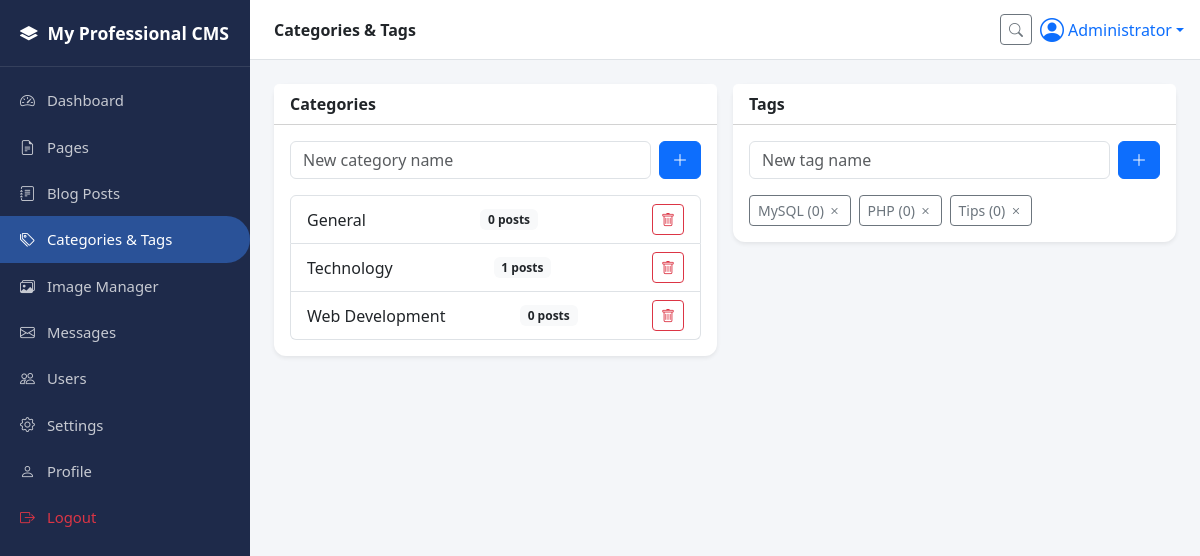
Screenshot of /admin/categories.php (signed in) with the database file from the repository.
### tables this page shows
CREATE TABLE IF NOT EXISTS `categories` (
  `id` INT(11) NOT NULL AUTO_INCREMENT,
  `name` VARCHAR(100) NOT NULL,
  `slug` VARCHAR(100) NOT NULL UNIQUE,
  `created_at` TIMESTAMP NOT NULL DEFAULT CURRENT_TIMESTAMP,
  PRIMARY KEY (`id`)
);

CREATE TABLE IF NOT EXISTS `tags` (
  `id` INT(11) NOT NULL AUTO_INCREMENT,
  `name` VARCHAR(100) NOT NULL,
  `slug` VARCHAR(100) NOT NULL UNIQUE,
  PRIMARY KEY (`id`)
);

### includes/functions.php (called while the page is built, shortened)
<?php
function e($string) {
    return htmlspecialchars($string ?? '', ENT_QUOTES, 'UTF-8');
}

### admin/categories.php (the view, shortened to what this page needs)
<?php
require_once __DIR__ . '/../includes/functions.php';
$categories = $pdo->query("SELECT c.*, (SELECT COUNT(*) FROM blog_posts WHERE category_id = c.id) AS post_count FROM categories c ORDER BY c.name")->fetchAll();
$tags = $pdo->query("SELECT t.*, (SELECT COUNT(*) FROM blog_post_tags WHERE tag_id = t.id) AS use_count FROM tags t ORDER BY t.name")->fetchAll();
include __DIR__ . '/includes/header.php';
?>
<div class="row g-3">
  <div class="col-md-6">
    <div class="card shadow-sm">
      <div class="card-header bg-white"><strong>Categories</strong></div>
      <div class="card-body">
        <form method="POST" class="d-flex mb-3">
          <input type="text" name="name" class="form-control me-2" placeholder="New category name" required>
          <button class="btn btn-primary"><i class="bi bi-plus-lg"></i></button>
        </form>
        <ul class="list-group">
          <?php foreach ($categories as $cat): ?>
          <li class="list-group-item d-flex justify-content-between align-items-center">
            <?= e($cat['name']) ?> <span class="badge bg-light text-dark"><?= $cat['post_count'] ?> posts</span>
            <form method="POST" onsubmit="return confirm('Delete this category?');">
              <button class="btn btn-sm btn-outline-danger"><i class="bi bi-trash"></i></button>
            </form>
          </li>
          <?php endforeach; ?>
        </ul>
      </div>
    </div>
  </div>
  <div class="col-md-6">
    <div class="card shadow-sm">
      <div class="card-header bg-white"><strong>Tags</strong></div>
      <div class="card-body">
        <form method="POST" class="d-flex mb-3">
          <input type="text" name="name" class="form-control me-2" placeholder="New tag name" required>
          <button class="btn btn-primary"><i class="bi bi-plus-lg"></i></button>
        </form>
        <div class="d-flex flex-wrap gap-2">
          <?php foreach ($tags as $tag): ?>
          <form method="POST" onsubmit="return confirm('Delete this tag?');" class="d-inline">
            <button class="btn btn-sm btn-outline-secondary">
              <?= e($tag['name']) ?> (<?= $tag['use_count'] ?>) <i class="bi bi-x"></i>
            </button>
          </form>
          <?php endforeach; ?>
        </div>
      </div>
    </div>
  </div>
</div>
<?php include __DIR__ . '/includes/footer.php'; ?>

### assets/css/admin.css (style rules this page uses)
:root { --sidebar-width: 250px; --primary-dark: #1e2a4a; --primary-accent: #2a5298; }
body { background: #f4f6f9; font-family: 'Segoe UI', Roboto, Arial, sans-serif; }
.card { border: none; border-radius: 12px; }

### rows the page displays
categories: name "General", post_count "0"
categories: name "Technology", post_count "1"
categories: name "Web Development", post_count "0"
tags: name "MySQL", use_count "0"
tags: name "PHP", use_count "0"
tags: name "Tips", use_count "0"

### other values shown
setting('site_name', SITE_NAME_DEFAULT) "My Professional CMS"
$pageTitle "Categories & Tags"
$_SESSION['user_name'] "Administrator"
